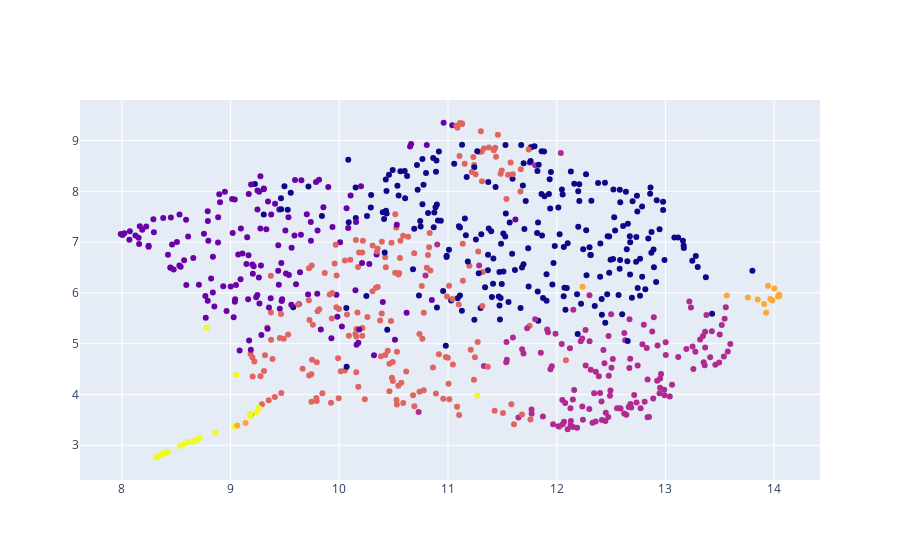

Notebook code cell kept with this figure:
### Code cell
import plotly.graph_objects as go
import plotly.express as px


fig = go.Figure(data=go.Scatter(x=Xr_u[:, 0],
                                y=Xr_u[:, 1],
                                mode='markers',
                                marker_color=labels,
                                text=text_data))


fig.show()

### Figure 1 — Plotly figure (JSON) as saved in the notebook; plotly's stock layout.template omitted (floating-point values rounded to 4 significant figures; data arrays with more than 128 entries replaced by an {"elided": "..."} marker saying what was removed)
{"data": [{"marker": {"color": {"elided": "761 int values"}}, "mode": "markers", "text": {"elided": "761 str values"}, "type": "scatter", "x": {"elided": "761 float values"}, "y": {"elided": "761 float values"}}], "layout": {}}
